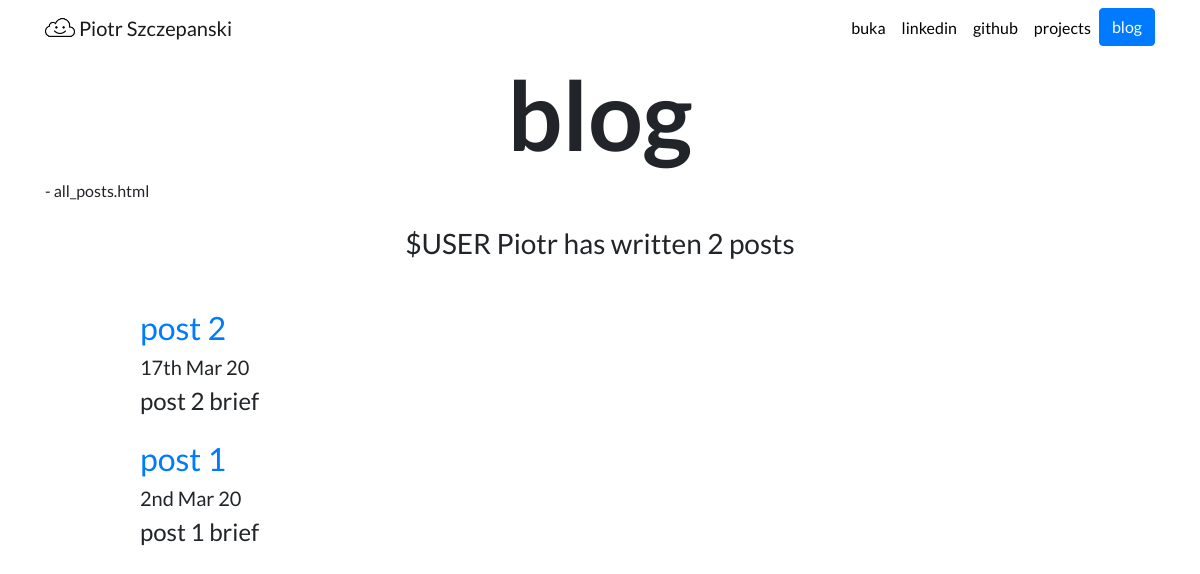
The page /blog/ on the database as committed earlier.
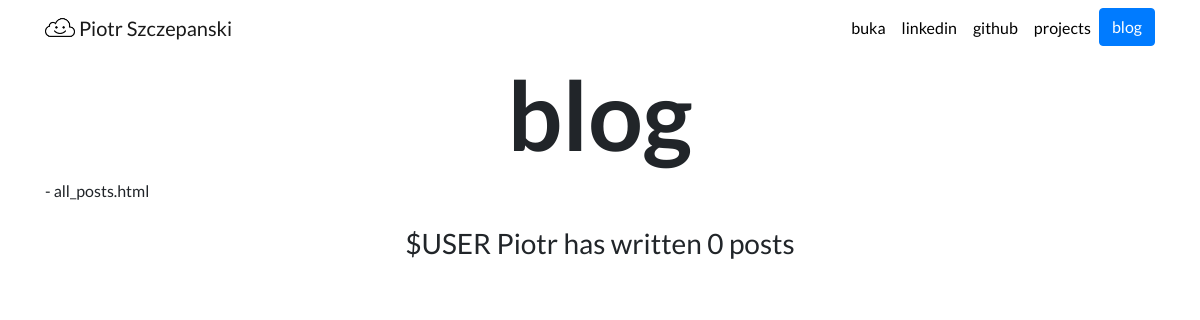
The same page on the database as committed later.
### app_blog/models.py (models this page shows, shortened)
class Post(models.Model):
    title = models.CharField(max_length=200)
    date = models.DateField()
    brief = models.TextField()
    content = models.TextField()
    slug = models.SlugField(null=False, unique=True, primary_key=True)
    image = models.ImageField(upload_to='app_blog/images/')

### app_blog/views.py (the view)
# urls.py: path('', views.all_posts, name='all_posts'),
def all_posts(request):
    counter_posts = Post.objects.count
    posts = Post.objects.order_by('-date')[:10]
    return render(request, 'app_blog_posts/all_posts.html', {'posts':posts, 'counter_posts': counter_posts })

### app_blog/templates/app_blog_posts/all_posts.html
{% extends "app_proj_root/base.html" %}
{% load static %}
{% block content %}
<h1 id="post-title" class="font-weight-bold text-center">blog</h1>
- all_posts.html
<br>
<br>
<h3 class="text-center mb-5">$USER Piotr has written {{ counter_posts }} post{{ posts.count|pluralize }}</h3>
{% for post in posts %}
<div class="row justify-content-center my-3">
    <div class="col-md-10">
        <a href="{% url 'app_blog:detail' post.slug %}">
            <h2>{{ post.title }}</h2>
        </a>
        <h5>
        {{ post.date|date:'jS M y' }}
        </h5>
        <h4>{{ post.brief|striptags|truncatechars:100 }}</h4>
    </div>
</div>
{% endfor %}
{% endblock %}

Rows that differ between the two databases and show on the page:
removed Post: title "post 2", date "17th Mar 20", brief "post 2 brief"
removed Post: title "post 1", date "2nd Mar 20", brief "post 1 brief"
Other text that changed with them:
{{ counter_posts }}: "2" → "0"
